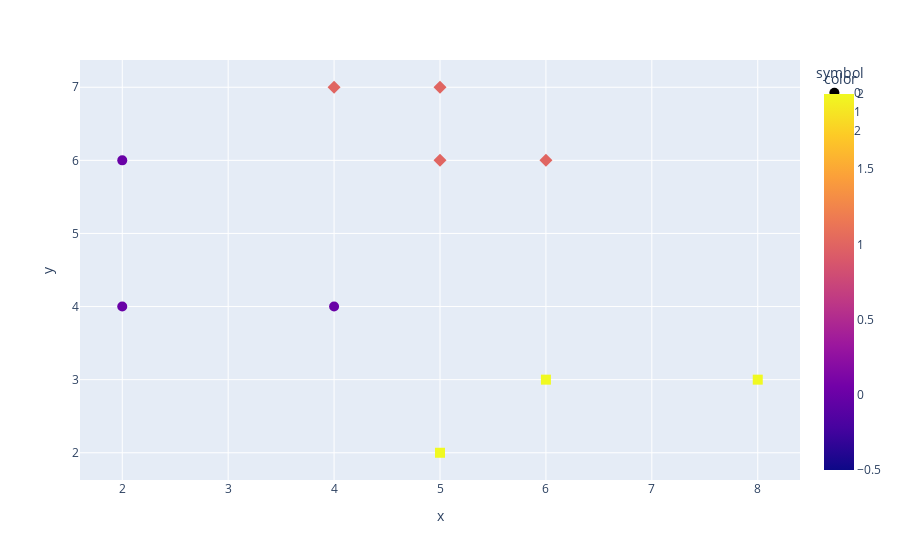

Source (notebook cell):
### Code cell
fig = px.scatter(df, x="x", y="y", color=kmeans_prediction, symbol=kmeans_prediction)
fig.update_traces(marker_size=10)
fig.show()

### Figure 1 — Plotly figure (JSON) as saved in the notebook; plotly's stock layout.template omitted (floating-point values rounded to 4 significant figures)
{"data": [{"hovertemplate": "symbol=0<br>x=%{x}<br>y=%{y}<br>color=%{marker.color}<extra></extra>", "legendgroup": "0", "marker": {"color": [0, 0, 0], "coloraxis": "coloraxis", "size": 10, "symbol": "circle"}, "mode": "markers", "name": "0", "orientation": "v", "showlegend": true, "type": "scatter", "x": [2, 2, 4], "xaxis": "x", "y": [4, 6, 4], "yaxis": "y"}, {"hovertemplate": "symbol=1<br>x=%{x}<br>y=%{y}<br>color=%{marker.color}<extra></extra>", "legendgroup": "1", "marker": {"color": [1, 1, 1, 1], "coloraxis": "coloraxis", "size": 10, "symbol": "diamond"}, "mode": "markers", "name": "1", "orientation": "v", "showlegend": true, "type": "scatter", "x": [5, 4, 6, 5], "xaxis": "x", "y": [6, 7, 6, 7], "yaxis": "y"}, {"hovertemplate": "symbol=2<br>x=%{x}<br>y=%{y}<br>color=%{marker.color}<extra></extra>", "legendgroup": "2", "marker": {"color": [2, 2, 2], "coloraxis": "coloraxis", "size": 10, "symbol": "square"}, "mode": "markers", "name": "2", "orientation": "v", "showlegend": true, "type": "scatter", "x": [8, 5, 6], "xaxis": "x", "y": [3, 2, 3], "yaxis": "y"}], "layout": {"coloraxis": {"colorbar": {"title": {"text": "color"}}, "colorscale": [[0, "#0d0887"], [0.1111, "#46039f"], [0.2222, "#7201a8"], [0.3333, "#9c179e"], [0.4444, "#bd3786"], [0.5556, "#d8576b"], [0.6667, "#ed7953"], [0.7778, "#fb9f3a"], [0.8889, "#fdca26"], [1, "#f0f921"]]}, "legend": {"title": {"text": "symbol"}, "tracegroupgap": 0}, "margin": {"t": 60}, "xaxis": {"anchor": "y", "domain": [0, 1], "title": {"text": "x"}}, "yaxis": {"anchor": "x", "domain": [0, 1], "title": {"text": "y"}}}}
